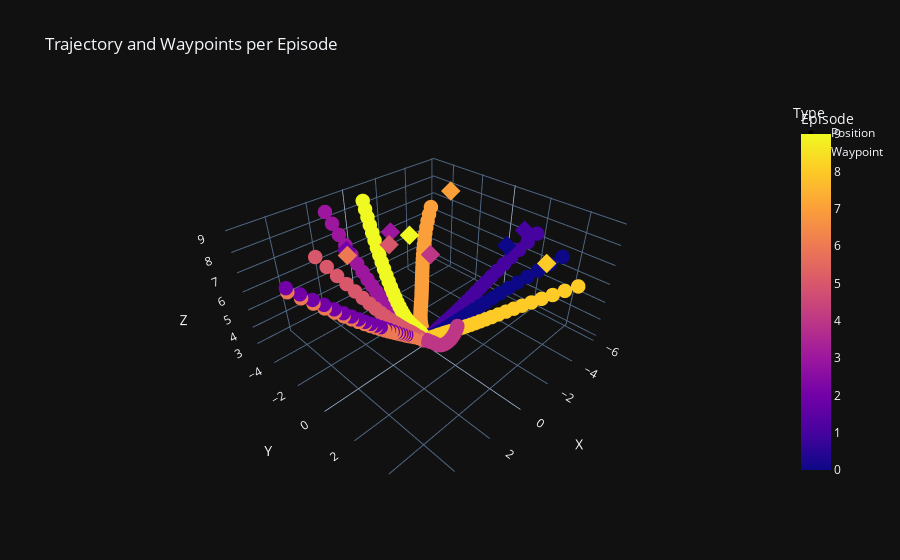

Write notebook code for a chart like this one.
### Markdown cell above
# Visualizing Trajectory and Waypoints

### Code cell
# Visualizing 'n_eval_eps' episodes as sampled from the trained model
visualize_plotly_model(result, model, env, num_eval_eps)

### Figure 1 — Plotly figure (JSON) as saved in the notebook; plotly's stock layout.template omitted (floating-point values rounded to 4 significant figures; data arrays with more than 128 entries replaced by an {"elided": "..."} marker saying what was removed)
{"data": [{"customdata": {"elided": "481x2 mixed values"}, "hovertemplate": "Episode: %{customdata[0]}<br>Step: %{customdata[1]}<br>X: %{x}<br>Y: %{y}<br>Z: %{z}<br>%{customdata[2]}<extra></extra>", "legendgroup": "Position", "marker": {"color": {"elided": "481 int values"}, "coloraxis": "coloraxis", "symbol": "circle", "size": 5}, "mode": "markers", "name": "Position", "scene": "scene", "showlegend": true, "x": {"elided": "481 float values"}, "y": {"elided": "481 float values"}, "z": {"elided": "481 float values"}, "type": "scatter3d"}, {"customdata": [[42, "Waypoint, Step: 42"], [50, "Waypoint, Step: 50"], [44, "Waypoint, Step: 44"], [52, "Waypoint, Step: 52"], [43, "Waypoint, Step: 43"], [39, "Waypoint, Step: 39"], [45, "Waypoint, Step: 45"], [70, "Waypoint, Step: 70"], [48, "Waypoint, Step: 48"], [48, "Waypoint, Step: 48"]], "hovertemplate": "Episode: %{customdata[0]}<br>Step: %{customdata[1]}<br>X: %{x}<br>Y: %{y}<br>Z: %{z}<br>%{customdata[2]}<extra></extra>", "legendgroup": "Waypoint", "marker": {"color": [0, 1, 2, 3, 4, 5, 6, 7, 8, 9], "coloraxis": "coloraxis", "symbol": "diamond", "size": 5}, "mode": "markers", "name": "Waypoint", "scene": "scene", "showlegend": true, "x": [-2.001, -3.579, 2.765, 0.5386, 0.6538, 1.28, 2.972, -4.418, -1.975, 0.1592], "y": [2.677, 2.43, -1.537, -1.47, 1.02, -0.7029, -1.201, -2.601, 4.569, -0.699], "z": [8.5, 8.5, 8.5, 8.5, 8.5, 8.5, 8.5, 8.5, 8.5, 8.5], "type": "scatter3d"}], "layout": {"scene": {"domain": {"x": [0.0, 1.0], "y": [0.0, 1.0]}, "xaxis": {"title": {"text": "X"}}, "yaxis": {"title": {"text": "Y"}}, "zaxis": {"title": {"text": "Z"}}}, "coloraxis": {"colorbar": {"title": {"text": "Episode"}}, "colorscale": [[0.0, "#0d0887"], [0.1111, "#46039f"], [0.2222, "#7201a8"], [0.3333, "#9c179e"], [0.4444, "#bd3786"], [0.5556, "#d8576b"], [0.6667, "#ed7953"], [0.7778, "#fb9f3a"], [0.8889, "#fdca26"], [1.0, "#f0f921"]]}, "legend": {"title": {"text": "Type"}, "tracegroupgap": 0}, "title": {"text": "Trajectory and Waypoints per Episode"}}}
